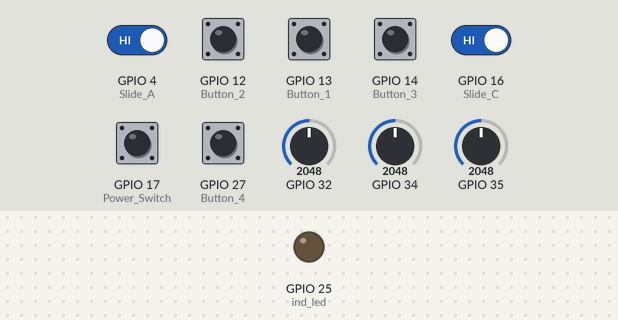
The sketch below on a simulated ESP32. On the bench: output pins drawn as LEDs (lit = HIGH). The inputs (shaded band) are chosen by the test bench; at power-on: GPIO 4 (Slide_A), GPIO 12 (Button_2), GPIO 13 (Button_1), GPIO 14 (Button_3), GPIO 16 (Slide_C), GPIO 17 (Power_Switch), GPIO 27 (Button_4) HIGH, GPIO 32 = 2048, GPIO 34 = 2048, GPIO 35 = 2048 (analog values on the 0–4095 scale). What the sketch prints to the serial monitor is not drawn.

Above: at 0.01 s.
At 1.2 s:
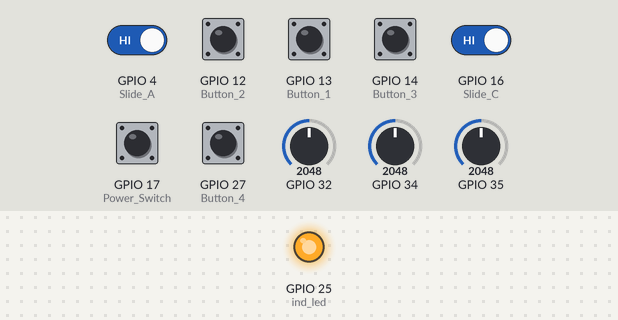
1.3 s: GPIO 32 set to 29
2.8 s: GPIO 34 set to 29
4.3 s: GPIO 35 set to 29
5.8 s: GPIO 34 set to 109
7.3 s: GPIO 32 set to 491
8.9 s: GPIO 35 set to 4095
Timing chart, 0 to 11.4 s (numbered marks = the images above; inputs shaded):
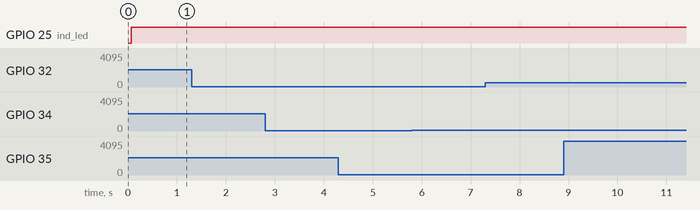

Measured:
- after the input at 1.3 s, every drawn part: stays the same
- after the input at 2.8 s, every drawn part: stays the same
- after the input at 4.3 s, every drawn part: stays the same
- after the input at 5.8 s, every drawn part: stays the same
- after the input at 7.3 s, every drawn part: stays the same
- after the input at 8.9 s, every drawn part: stays the same

The sketch:

NEW_TRANS_ESPNOW.ino
```cpp
#include <esp_now.h>         // ESP-NOW communication protocol
#include <WiFi.h>            // WiFi library required for ESP-NOW
#include <esp_wifi.h>        // For setting specific WiFi channel

// === GPIO Definitions ===
#define ind_led 25           // Indicator LED (shows connection status)
#define ir_led 33            // Optional IR LED (you can use it in custom logic)

// === MAC Address of the Receiver ===
// Make sure this matches the receiver's WiFi MAC address
uint8_t receiverMacAddress[] = {0xEC, 0x64, 0xC9, 0xAC, 0xAB, 0x98};

// === Data Structure to Send ===
// This structure must match the receiver's `PacketData` exactly
struct PacketData {
  byte lyAxisValue;
  byte rxAxisValue;
  byte ryAxisValue;
  byte switch1Value;
  byte switch2Value;
  byte switch3Value;
  byte switch4Value;
  byte posAvalue;
  byte posCvalue;
  byte posONvalue;
};

PacketData data;             // Object to hold sensor/button data

// === Connection and Timing Variables ===
bool isConnected = false;
unsigned long lastSendTime = 0;
unsigned long lastStatusCheck = 0;
const unsigned long connectionTimeout = 1000;
bool ledState = false;       // For blinking the indicator LED when disconnected

// === Mapping Functions ===
// These convert raw analog values into usable 0–100 range, with deadzones

// Single-axis joystick (e.g., LY)
int mapSingleAxis(int val) {
  const int minVal = 100;
  const int maxVal = 4095;
  const int deadzoneMin = 1950;
  const int deadzoneMax = 2050;

  if (val > deadzoneMin && val < deadzoneMax) {
    return 50;  // Neutral value
  }

  val = constrain(val, minVal, maxVal);
  return map(val, minVal, maxVal, 100, 0);  // Inverted mapping
}

// Dual-axis joystick: X mapping
int mapDualAxisX(int val) {
  const int minVal = 69;     // Observed min value
  const int maxVal = 4095;
  const int deadzoneMin = 2950;
  const int deadzoneMax = 3030;

  if (val >= deadzoneMin && val <= deadzoneMax)
    return 50;

  val = constrain(val, minVal, maxVal);
  return map(val, minVal, maxVal, 100, 0);
}

// Dual-axis joystick: Y mapping
int mapDualAxisY(int val) {
  const int minVal = 0;
  const int maxVal = 4095;
  val = constrain(val, minVal, maxVal);
  return map(val, minVal, maxVal, 100, 0);
}

// === Callback: Data Sent ===
// Called every time a packet is attempted to be sent
void OnDataSent(const uint8_t *mac_addr, esp_now_send_status_t status) {
  isConnected = (status == ESP_NOW_SEND_SUCCESS);
  if (isConnected) lastSendTime = millis();

  Serial.print("\r\nLast Packet Send Status:\t ");
  Serial.println(status);
  Serial.println(status == ESP_NOW_SEND_SUCCESS ? "Message sent" : "Message failed");
}

void setup() {
  Serial.begin(115200);                  // Start Serial Monitor
  WiFi.mode(WIFI_STA);                   // Must be in station mode
  WiFi.setSleep(false);                  // Disable power saving

  // Force a known channel (must match the receiver’s channel)
  esp_wifi_set_channel(1, WIFI_SECOND_CHAN_NONE);

  pinMode(ind_led, OUTPUT);             // LED for signal indication
  digitalWrite(ind_led, LOW);

  analogReadResolution(12);             // 12-bit ADC for ESP32 (0–4095)

  // === Initialize ESP-NOW ===
  if (esp_now_init() != ESP_OK) {
    Serial.println("❌ Error initializing ESP-NOW");
    return;
  } else {
    Serial.println("✅ ESP-NOW initialized");
  }

  esp_now_register_send_cb(OnDataSent);  // Register send callback

  // === Configure Peer ===
  esp_now_peer_info_t peerInfo = {};
  memcpy(peerInfo.peer_addr, receiverMacAddress, 6);
  peerInfo.channel = 1;
  peerInfo.encrypt = false;

  // Re-add peer if already exists
  if (esp_now_is_peer_exist(receiverMacAddress)) {
    Serial.println("ℹ️ Peer already exists. Deleting and re-adding...");
    esp_now_del_peer(receiverMacAddress);
  }

  if (esp_now_add_peer(&peerInfo) != ESP_OK) {
    Serial.println("❌ Failed to add peer");
    return;
  } else {
    Serial.println("✅ Peer added successfully");
  }

  // === Configure Button & Switch Pins ===
  pinMode(13, INPUT_PULLUP);  // Button 1
  pinMode(12, INPUT_PULLUP);  // Button 2
  pinMode(14, INPUT_PULLUP);  // Button 3
  pinMode(27, INPUT_PULLUP);  // Button 4
  pinMode(4,  INPUT_PULLUP);  // Slide A
  pinMode(16, INPUT_PULLUP);  // Slide C
  pinMode(17, INPUT_PULLUP);  // Power Switch
}

void loop() {
  // === Read Joystick Values ===
  data.lyAxisValue = mapSingleAxis(analogRead(32));
  data.rxAxisValue = mapDualAxisX(analogRead(35));
  data.ryAxisValue = mapDualAxisY(analogRead(34));

  // === Read Button and Switch States ===
  data.switch1Value = digitalRead(13) == LOW ? 1 : 0;
  data.switch2Value = digitalRead(12) == LOW ? 1 : 0;
  data.switch3Value = digitalRead(27) == LOW ? 1 : 0;
  data.switch4Value = digitalRead(14) == LOW ? 1 : 0;
  data.posAvalue    = digitalRead(4)  == LOW ? 1 : 0;
  data.posCvalue    = digitalRead(16) == LOW ? 1 : 0;
  data.posONvalue   = digitalRead(17) == LOW ? 1 : 0;

  // === Debug Print Raw Analog Values ===
  int rawLY = analogRead(32);
  int rawRX = analogRead(35);
  int rawRY = analogRead(34);
  Serial.printf("Raw LY: %d, RX: %d, RY: %d\n", rawLY, rawRX, rawRY);

  // === Debug Print Processed Values ===
  Serial.printf("LY:%3d RX:%3d RY:%3d | SW1:%d SW2:%d SW3:%d SW4:%d | A:%d C:%d ON:%d\n",
                data.lyAxisValue, data.rxAxisValue, data.ryAxisValue,
                data.switch1Value, data.switch2Value, data.switch3Value, data.switch4Value,
                data.posAvalue, data.posCvalue, data.posONvalue);

  // === Send Data Packet ===
  esp_err_t result = esp_now_send(receiverMacAddress, (uint8_t *)&data, sizeof(data));
  if (result == ESP_OK) {
    Serial.println("Sent with success");
  } else {
    Serial.println("Error sending the data");
  }

  // === Signal LED Behavior ===
  if (millis() - lastSendTime > connectionTimeout) {
    isConnected = false;  // Consider connection lost
  }

  if (isConnected) {
    digitalWrite(ind_led, HIGH);  // Steady ON when connected
  } else {
    // Blink LED slowly when disconnected
    if (millis() - lastStatusCheck > 300) {
      ledState = !ledState;
      digitalWrite(ind_led, ledState);
      lastStatusCheck = millis();
    }
  }

  delay(50);  // Small delay to prevent flooding
}
```
